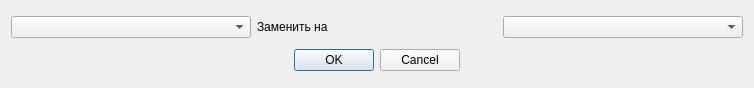
<?xml version="1.0" encoding="UTF-8"?>
<ui version="4.0">
 <class>ChangeDialog</class>
 <widget class="QDialog" name="ChangeDialog">
  <property name="geometry">
   <rect>
    <x>0</x>
    <y>0</y>
    <width>754</width>
    <height>88</height>
   </rect>
  </property>
  <property name="windowTitle">
   <string>Замена</string>
  </property>
  <layout class="QVBoxLayout" name="verticalLayout">
   <item>
    <layout class="QHBoxLayout" name="horizontalLayout">
     <item>
      <widget class="QComboBox" name="cbBefore"/>
     </item>
     <item>
      <widget class="QLabel" name="label">
       <property name="text">
        <string>Заменить на</string>
       </property>
      </widget>
     </item>
     <item>
      <widget class="QComboBox" name="cbAfter"/>
     </item>
    </layout>
   </item>
   <item>
    <widget class="QDialogButtonBox" name="buttonBox">
     <property name="orientation">
      <enum>Qt::Horizontal</enum>
     </property>
     <property name="standardButtons">
      <set>QDialogButtonBox::Cancel|QDialogButtonBox::Ok</set>
     </property>
     <property name="centerButtons">
      <bool>true</bool>
     </property>
    </widget>
   </item>
  </layout>
 </widget>
 <resources/>
 <connections>
  <connection>
   <sender>buttonBox</sender>
   <signal>accepted()</signal>
   <receiver>ChangeDialog</receiver>
   <slot>accept()</slot>
   <hints>
    <hint type="sourcelabel">
     <x>248</x>
     <y>254</y>
    </hint>
    <hint type="destinationlabel">
     <x>157</x>
     <y>274</y>
    </hint>
   </hints>
  </connection>
  <connection>
   <sender>buttonBox</sender>
   <signal>rejected()</signal>
   <receiver>ChangeDialog</receiver>
   <slot>reject()</slot>
   <hints>
    <hint type="sourcelabel">
     <x>316</x>
     <y>260</y>
    </hint>
    <hint type="destinationlabel">
     <x>286</x>
     <y>274</y>
    </hint>
   </hints>
  </connection>
 </connections>
</ui>
